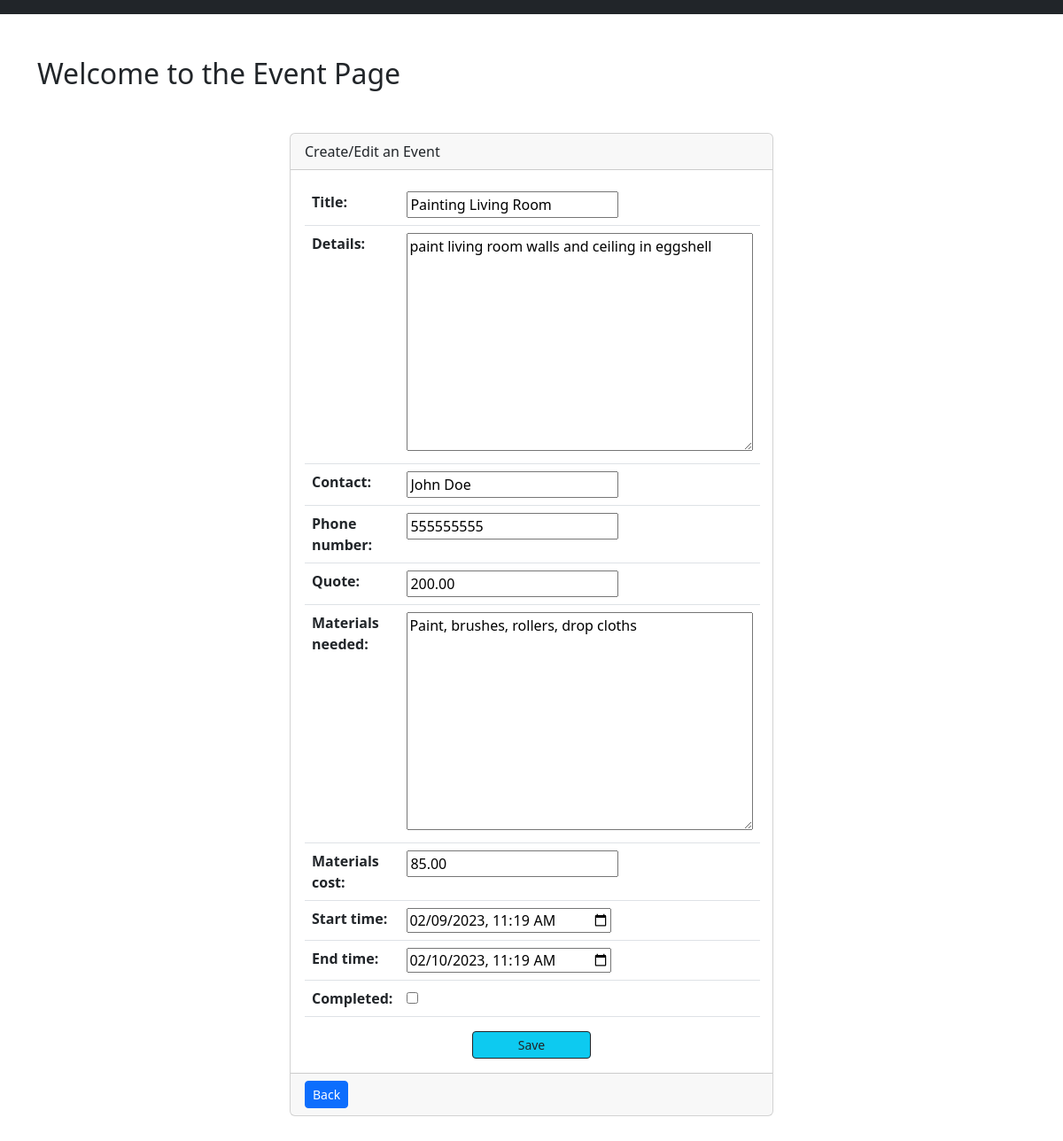
The page /calendar/event/edit/3/ on the database as committed earlier.
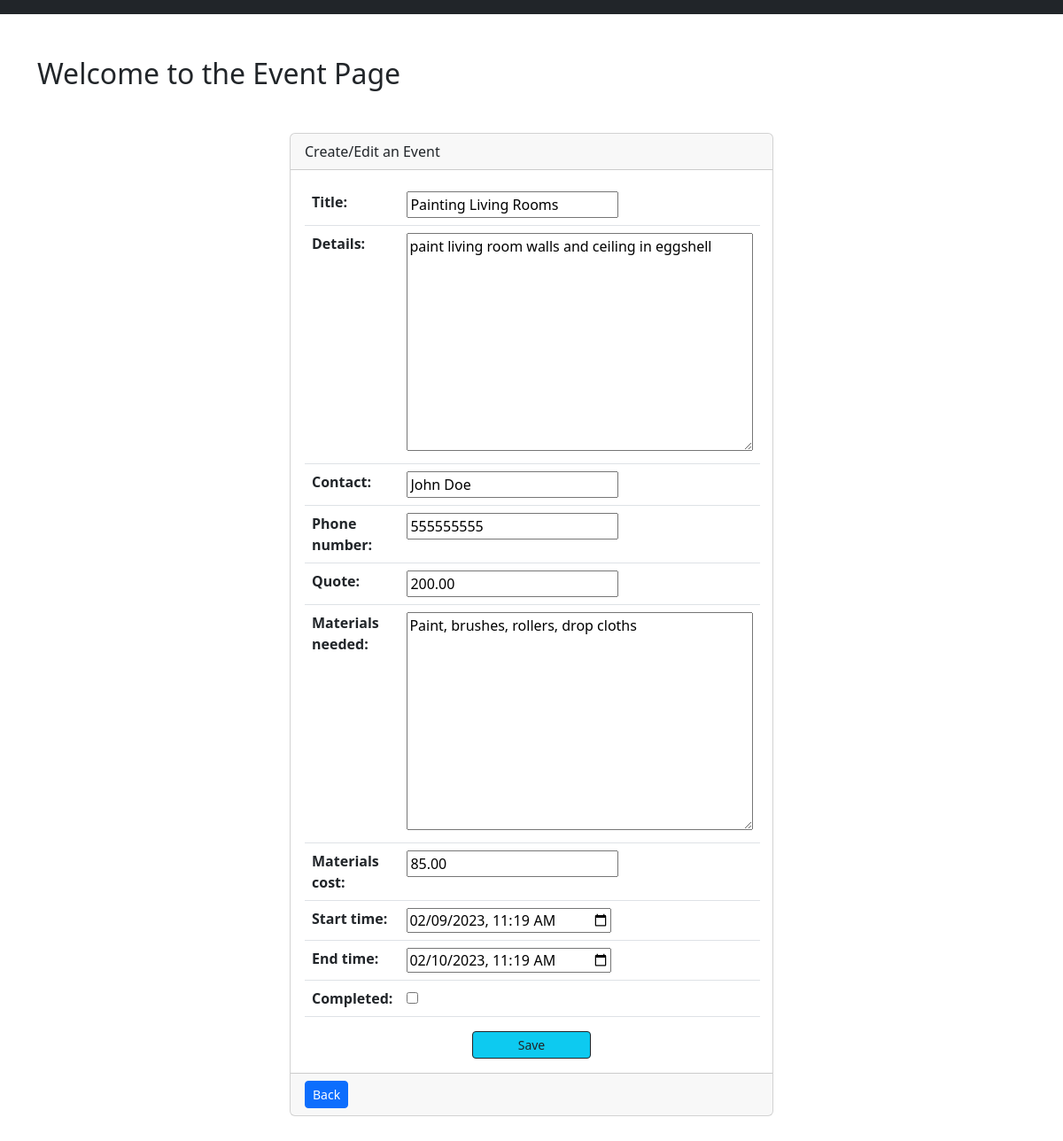
The same page on the database as committed later.
### calendar_component/models.py (models this page shows, shortened)
class Event(models.Model):
    title = models.CharField(max_length=200)
    details = models.TextField()
    contact = models.CharField(max_length=200)
    phone_number = models.CharField(max_length=15)
    quote = models.DecimalField(max_digits=5, decimal_places=2)
    materials_needed = models.TextField()
    materials_cost = models.DecimalField(max_digits=5, decimal_places=2)
    start_time = models.DateTimeField()
    end_time = models.DateTimeField()
    completed = models.BooleanField(default=False)

### calendar_component/views.py (the view)
# urls.py: path('event/edit/<int:event_id>/', views.event, name='event_edit'),
def event(request, event_id=None):
    instance = Event()
    if event_id:
        instance = get_object_or_404(Event, pk=event_id)
    else:
        instance = Event()
    form = EventForm(request.POST or None, instance=instance)
    if request.POST and form.is_valid():
        form.save()
        return HttpResponseRedirect(reverse('calendar_component:calendar'))
    return render(request, 'event.html', {'form': form})

### calendar_component/forms.py
class EventForm(forms.ModelForm):
    completed = forms.BooleanField(required=False)
    class Meta:
        model = Event
        widgets = {
            'start_time': forms.DateInput(attrs={'type': 'datetime-local'}, format='%Y-%m-%dT%H:%M'),
            'end_time': forms.DateInput(attrs={'type': 'datetime-local'}, format='%Y-%m-%dT%H:%M'),
        }
        fields = '__all__'
    def __init__(self, *args, **kwargs):
        super(EventForm, self).__init__(*args, **kwargs)
        self.fields['start_time'].input_formats = ('%Y-%m-%dT%H:%M',)
        self.fields['end_time'].input_formats = ('%Y-%m-%dT%H:%M',)

### calendar_component/templates/event.html (shortened to what this page needs)
{% extends 'base.html' %}
{% load static %}
{% block content %}
<div class="row">
    <div class="col">
        <div class="item_list_heading mb-5">
            <h1 class="fs-2">Welcome to the Event Page</h1>
        </div>
    </div>
</div>
<div class="row">
    <div class="col-md-6 mx-auto">
        <div class="card">
            <div class="card-header">Create/Edit an Event</div>
            <div class="card-body">
                <form method="post">
                    <div class="form-group">
                        <table class="table">
                            {{ form }}
                        </table>
                    </div>
                    <div class="row d-flex justify-content-center">
                        <button type="submit" class="btn btn-sm btn-info w-25 btn-outline-dark">Save</button>
                    </div>
                </form>
            </div>
            <div class="card-footer">
                <a href="{% url 'calendar_component:calendar' %}" class="btn btn-sm btn-primary">Back</a>
            </div>
        </div>
    </div>
</div>
{% endblock content %}

Rows that differ between the two databases and show on the page:
changed Event "paint living room walls and ceiling in eggshell": title "Painting Living Room" → "Painting Living Rooms"
